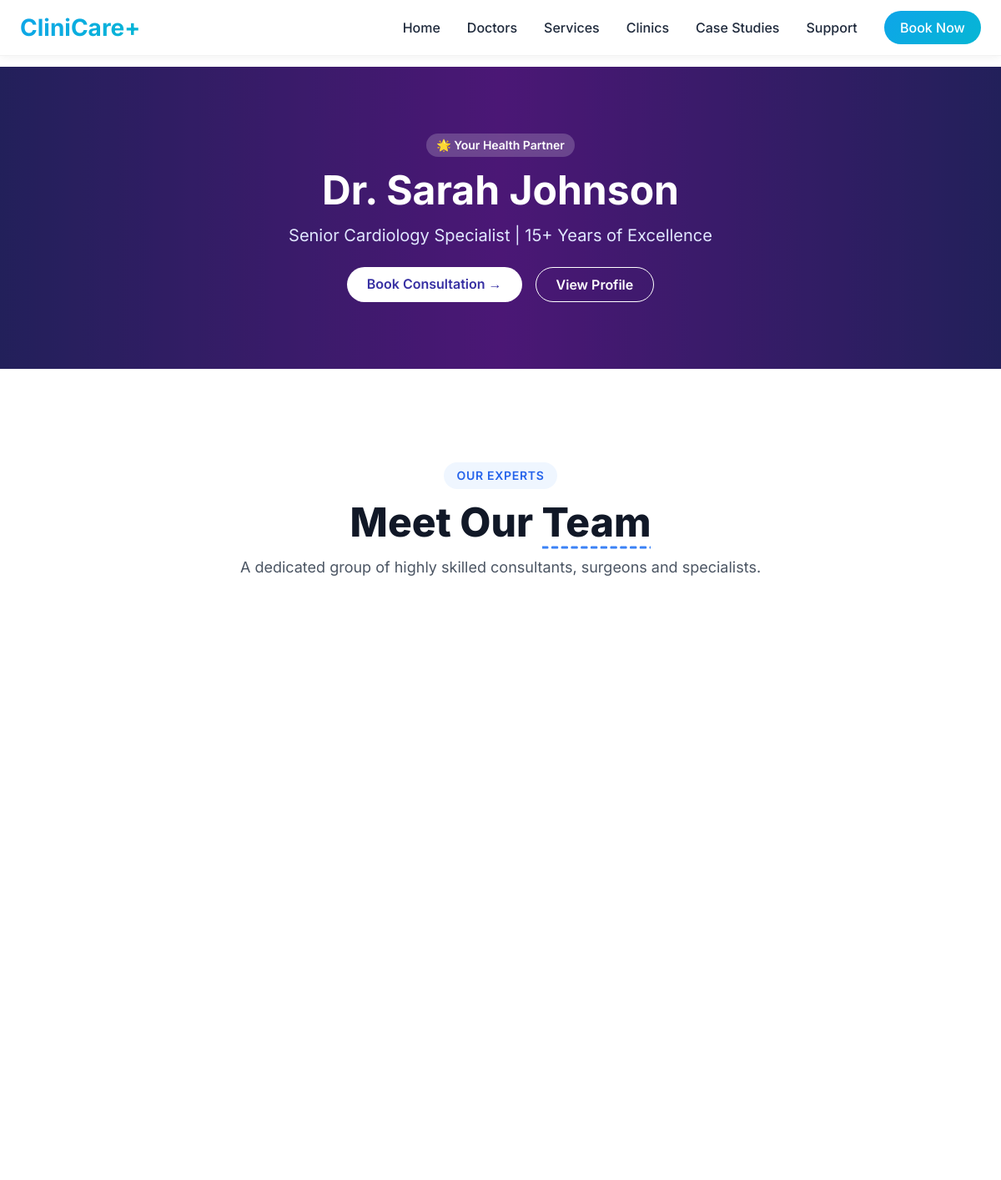
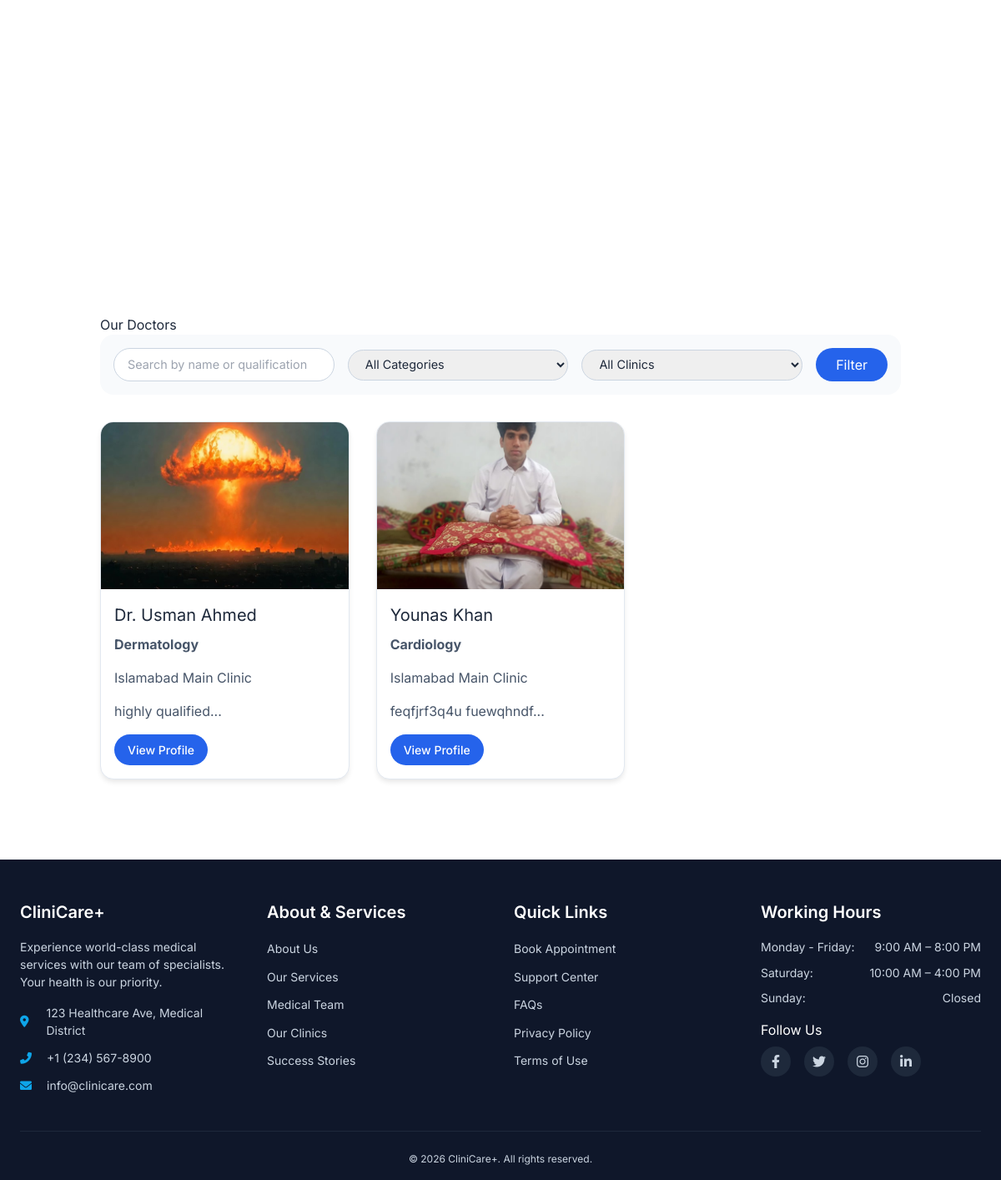
The app's page /doctors.php with its own data (2 pictures, top to bottom).
### tables this page shows
CREATE TABLE `doctors` (
  `id` int(11) NOT NULL,
  `name` varchar(150) NOT NULL,
  `slug` varchar(150) DEFAULT NULL,
  `category_id` int(11) DEFAULT NULL,
  `clinic_id` int(11) DEFAULT NULL,
  `image` varchar(255) DEFAULT NULL,
  `bio` text DEFAULT NULL,
  `experience` text DEFAULT NULL,
  `qualification` text DEFAULT NULL,
  `featured` tinyint(1) DEFAULT 0,
  `created_at` timestamp NOT NULL DEFAULT current_timestamp()
);

CREATE TABLE `categories` (
  `id` int(11) NOT NULL,
  `name` varchar(100) NOT NULL,
  `type` enum('doctor','service') NOT NULL,
  `slug` varchar(100) DEFAULT NULL,
  `created_at` timestamp NOT NULL DEFAULT current_timestamp()
);

CREATE TABLE `clinics` (
  `id` int(11) NOT NULL,
  `name` varchar(150) NOT NULL,
  `slug` varchar(150) DEFAULT NULL,
  `address` text DEFAULT NULL,
  `phone` varchar(50) DEFAULT NULL,
  `google_map_iframe` text DEFAULT NULL,
  `image` varchar(255) DEFAULT NULL,
  `created_at` timestamp NOT NULL DEFAULT current_timestamp()
);

### doctors.php (the view, shortened to what this page needs)
<?php
require_once 'config/database.php';
$search = isset($_GET['search']) ? sanitize($_GET['search']) : '';
$sql = "SELECT d.*, c.name as clinic_name, cat.name as category_name
        FROM doctors d
        LEFT JOIN clinics c ON d.clinic_id = c.id
        LEFT JOIN categories cat ON d.category_id = cat.id
        WHERE 1=1";
$sql .= " ORDER BY d.name ASC";
$doctors = mysqli_query($conn, $sql);
?>
<!DOCTYPE html>
<html lang="en">
<head>
    <link rel="stylesheet" href="assets/css/style.css">
</head>
<body>
    <?php include 'includes/header.php'; ?>
    <section class="relative bg-gradient-to-r from-indigo-900 via-purple-800 to-indigo-900 text-white py-20">
    <div class="absolute inset-0 bg-black/30"></div>
    <div class="relative max-w-7xl mx-auto px-4 sm:px-6 lg:px-8 text-center">
        <span class="inline-block px-3 py-1 bg-white/20 rounded-full text-sm font-semibold mb-4 backdrop-blur-sm">🌟 Your Health Partner</span>
        <h1 class="text-4xl md:text-5xl font-bold mb-4">Dr. Sarah Johnson</h1>
        <p class="text-xl text-indigo-100 max-w-2xl mx-auto">Senior Cardiology Specialist | 15+ Years of Excellence</p>
        <div class="mt-6 flex flex-wrap justify-center gap-4">
            <a href="support.php#contact-form" class="bg-white text-indigo-800 px-6 py-2 rounded-full font-semibold hover:shadow-lg transition">Book Consultation →</a>
            <a href="services.php" class="border border-white px-6 py-2 rounded-full font-semibold hover:bg-white/10 transition">View Profile</a>
        </div>
    </div>
</section>
    <!DOCTYPE html>
<html lang="en">
<head>
    <script src="https://cdn.tailwindcss.com"></script>
    <link rel="stylesheet" href="https://cdnjs.cloudflare.com/ajax/libs/font-awesome/6.0.0-beta3/css/all.min.css">
</head>
<body class="bg-white">
<section class="py-20 md:py-28 overflow-hidden">
    <div class="max-w-7xl mx-auto px-5 md:px-8 lg:px-10">
        <div class="text-center max-w-2xl mx-auto mb-12 md:mb-16 reveal">
            <span class="text-sm font-semibold text-blue-600 uppercase tracking-wider bg-blue-50 inline-block px-4 py-1.5 rounded-full">Our experts</span>
            <h2 class="text-3xl md:text-5xl font-extrabold text-gray-900 mt-4 mb-4 leading-tight">
                Meet Our <span class="relative inline-block">
                    Team
                    <svg class="absolute -bottom-2 left-0 w-full h-2 text-blue-500" viewBox="0 0 200 8" fill="currentColor" preserveAspectRatio="none">
                        <path d="M0,6 L200,6" stroke="currentColor" stroke-width="3" stroke-linecap="round" stroke-dasharray="10 8"/>
                    </svg>
                </span>
            </h2>
            <p class="text-lg text-gray-600">
                A dedicated group of highly skilled consultants, surgeons and specialists.
            </p>
        </div>
        <div class="grid grid-cols-1 lg:grid-cols-2 gap-12 lg:gap-16 items-center">
        </div>
    </div>
</section>
</body>
</html>
    <main class="container">
        <h1>Our Doctors</h1>
        <form method="GET" class="filters">
            <input type="text" name="search" placeholder="Search by name or qualification" value="<?php echo htmlspecialchars($search); ?>">
            <select name="category">
                <option value="0">All Categories</option>
            </select>
            <select name="clinic">
                <option value="0">All Clinics</option>
            </select>
            <button type="submit">Filter</button>
        </form>
        <div class="doctors-grid">
            <?php while($row = mysqli_fetch_assoc($doctors)): ?>
                <div class="doctor-card">
                    <img src="<?php echo $row['image']; ?>" alt="<?php echo $row['name']; ?>">
                    <h3><?php echo htmlspecialchars($row['name']); ?></h3>
                    <p><strong><?php echo $row['category_name']; ?></strong></p>
                    <p><?php echo $row['clinic_name']; ?></p>
                    <p><?php echo substr(htmlspecialchars($row['qualification']), 0, 100); ?>...</p>
                    <a href="doctor-detail.php?id=<?php echo $row['id']; ?>">View Profile</a>
                </div>
            <?php endwhile; ?>
        </div>
    </main>
    <?php include 'includes/footer.php'; ?>
</body>
</html>

### assets/css/style.css (style rules this page uses)
* { margin: 0; padding: 0; box-sizing: border-box; }
body { font-family: 'Inter', sans-serif; background: #ffffff; color: #1e293b; line-height: 1.6; }
.container { max-width: 1200px; margin: 0 auto; padding: 2rem; }
.doctors-grid, .services-grid, .clinics-list, .case-studies-grid { display: grid; grid-template-columns: repeat(auto-fill, minmax(280px, 1fr)); gap: 2rem; margin-top: 2rem; }
.doctor-card, .service-card, .clinic-card, .case-study-card { background: #ffffff; border-radius: 1rem; overflow: hidden; box-shadow: 0 4px 6px -1px rgba(0,0,0,0.1); transition: transform 0.2s, box-shadow 0.2s; border: 1px solid #e2e8f0; }
.doctor-card img, .service-card img, .clinic-card img, .case-study-card img { width: 100%; height: 200px; object-fit: cover; }
.doctor-card h3, .service-card h3, .clinic-card h2, .case-study-card h3 { padding: 1rem 1rem 0.5rem; font-size: 1.25rem; }
.doctor-card p, .service-card p, .clinic-card p, .case-study-card p { padding: 0 1rem 1rem; color: #475569; }
.doctor-card a, .service-card a, .case-study-card a { display: inline-block; margin: 0 1rem 1rem; padding: 0.5rem 1rem; background: #2563eb; color: white; text-decoration: none; border-radius: 2rem; font-size: 0.875rem; font-weight: 500; }
.filters { background: #f8fafc; padding: 1rem; border-radius: 1rem; margin-bottom: 2rem; display: flex; flex-wrap: wrap; gap: 1rem; align-items: center; }
.filters input, .filters select { padding: 0.5rem 1rem; border: 1px solid #cbd5e1; border-radius: 2rem; font-size: 0.9rem; flex: 1; min-width: 150px; }
.filters button { background: #2563eb; color: white; border: none; padding: 0.5rem 1.5rem; border-radius: 2rem; cursor: pointer; }

### includes/header.php (style rules this page uses)
* { margin: 0; padding: 0; box-sizing: border-box; }
body { font-family: 'Inter', sans-serif; }

### doctors.php (style rules this page uses)
body { font-family: 'Inter', sans-serif; }
.reveal { opacity: 0; transform: translateY(30px); transition: all 0.7s cubic-bezier(0.2, 0.9, 0.3, 1.1); }
.reveal.active { opacity: 1; transform: translateY(0); }

### records on screen
doctors: image (picture), name "Dr. Usman Ahmed", category.name "Dermatology", clinic.name "Islamabad Main Clinic", qualification "highly qualified"
doctors: image (picture), name "Younas Khan", category.name "Cardiology", clinic.name "Islamabad Main Clinic", qualification "feqfjrf3q4u fuewqhndf"
